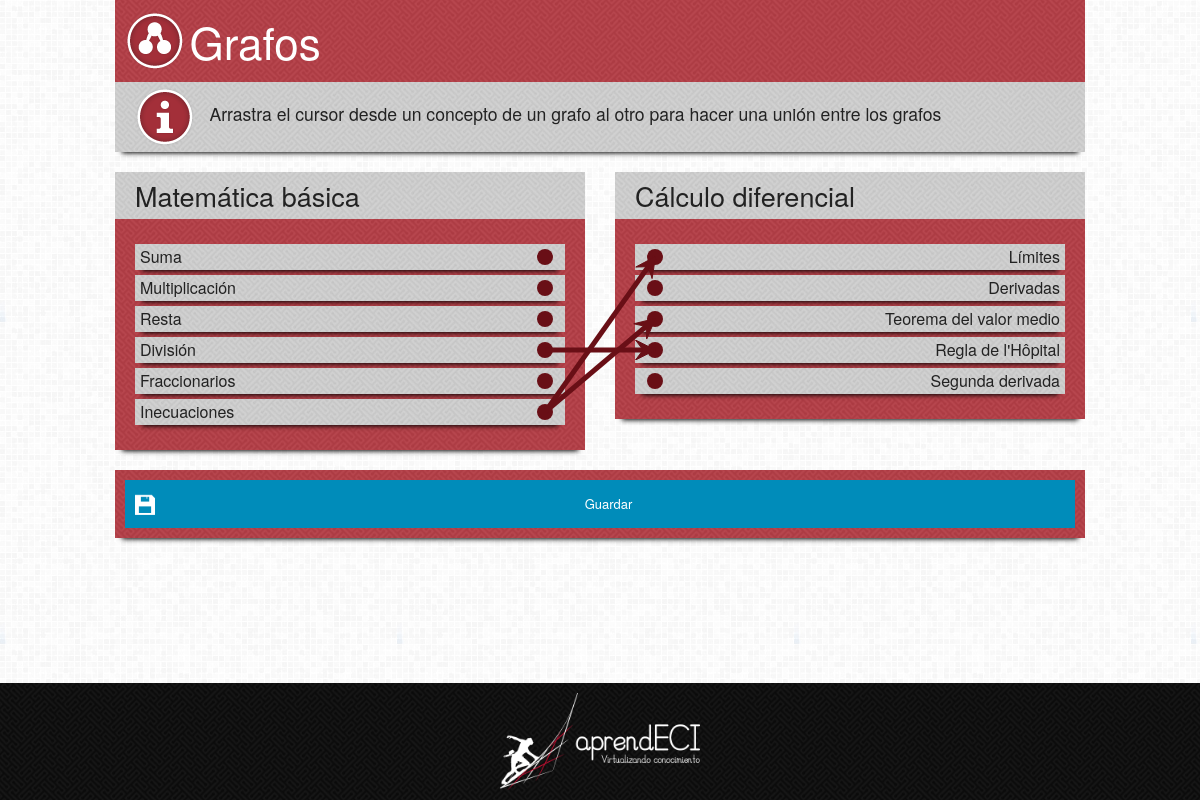
The app's page /aprendeci/grafos/union?grafo1=2&grafo2=3 with its own data.
### Aprendeci/models.py (models this page shows, shortened)
class Grafo(models.Model):
    nombre = models.CharField(max_length=100)
    descripcion = models.CharField(max_length=500)
    grafoPadre = models.ForeignKey("self", blank=True, null=True)

class Concepto(models.Model):
    nombre = models.CharField(max_length=100)
    descripcion = models.CharField(max_length=500)
    fecha_creacion = models.DateTimeField(auto_now_add=True, editable=False)
    imagen = models.ImageField(upload_to="img/icons/conceptos")
    requisitos = models.ManyToManyField("self", symmetrical=False, blank=True)
    x = models.IntegerField(default=0)
    y = models.IntegerField(default=0)
    grafo = models.ForeignKey(Grafo, blank=True)

### Aprendeci/views.py (the view, shortened to what this page needs)
class UnirGrafosView(ListView):
    conexiones = []
    context_object_name = "grafo_list"
    model = Grafo
    template_name = "Aprendeci/grafo/unirGrafos.html"
    def dispatch(self, request, *args, **kwargs):
        self.conexiones = []
        for concepto in Concepto.objects.filter(Q(grafo=self.request.GET.get("grafo1")) | Q(grafo=self.request.GET.get("grafo2"))):
            for requisito in concepto.requisitos.all():
                if requisito.grafo_id != concepto.grafo_id:
                    self.conexiones.append([requisito.id, concepto.id])
        return super(UnirGrafosView, self).dispatch(request, *args, **kwargs)
    def get_context_data(self, **kwargs):
        context = super(UnirGrafosView, self).get_context_data(**kwargs)
        try:
            grafo1 = Grafo.objects.get(pk=self.request.GET.get("grafo1"))
            grafo2 = Grafo.objects.get(pk=self.request.GET.get("grafo2"))
            if not grafo1.grafoPadre is None and not grafo2.grafoPadre is None and grafo1.grafoPadre == grafo2.grafoPadre:
                context['conexiones'] = json.dumps(self.conexiones)
                context['modificacion'] = True
            else:
                context['conexiones'] = json.dumps([])
                context['modificacion'] = False
        except:
            context['modificacion'] = False
        return context
    def get_queryset(self):
        try:
            grafo1 = Grafo.objects.get(pk=self.request.GET.get("grafo1"))
            grafo2 = Grafo.objects.get(pk=self.request.GET.get("grafo2"))
            lista = {grafo1, grafo2}
        except:
            lista = {}
        return lista

### Aprendeci/templates/Aprendeci/grafo/unirGrafos.html (shortened to what this page needs)
{% extends "Aprendeci/grafo/grafos.html" %}
{% load staticfiles %}
{% load django_bootstrap_breadcrumbs %}
{% block styles %}
    <link rel="stylesheet" href="{% static "css/style.css" %}" />
    <link rel="stylesheet" href="//code.jquery.com/ui/1.11.0/themes/smoothness/jquery-ui.css">
{% endblock %}
{% block content %}
    {% if grafo_list %}
        <div class="title clearfix">
            <img alt="Informacion" src="{% static "img/icons/info.png" %}" />
            <p>Arrastra el cursor desde un concepto de un grafo al otro para hacer una unión entre los grafos</p>
        </div>
        <div id="unionGrafos" class="unionGrafos">
            <div class="row">
                {% for grafo in grafo_list %}
                    <div class="small-6 columns">
                        <div id="contenedorGrafo{{ grafo.id }}" class="contenedorGrafo {% cycle 'izq' 'der' %}">
                            <div class="nombre">
                                <h3>{{ grafo.nombre }}</h3>
                            </div>
                            <div class="contenido">
                                {% for concepto in grafo.concepto_set.all %}
                                    <div class="concepto">
                                        {{ concepto.nombre }}
                                    </div>
                                {% endfor %}
                            </div>
                        </div>
                    </div>
                {% endfor %}
            </div>
            <div class="row">
                <div class="small-12 columns">
                    <div class="acciones">
                        <div class="row">
                            {% if not modificacion %}
                                <div class="small-9 columns">
                                    <input id="nombreGrafo" type="text" placeholder="Nombre del grafo" />
                                </div>
                                <div class="small-3 columns">
                                    <a class="small button unir">Unir</a>
                                </div>
                            {% else %}
                                <div class="small-12 columns">
                                    <a class="small button guardar">Guardar</a>
                                </div>
                            {% endif %}
                        </div>
                    </div>
                </div>
            </div>
        </div>
    {% else %}
        <div class="small-12 columns">
            <div class="title">
                <h3>No hay grafos para unir</h3>
            </div>
        </div>
    {% endif %}
{% endblock %}

### assets/css/style.css (style rules this page uses)
html, body { height: 100%; }
body { background-image: url("../img/bg.png"); padding: 0; margin: 0; }
h1, h2, h3, h4, h5, h6 { display: inline-block; margin: 0; vertical-align: middle; }
img { display: inline-block; vertical-align: middle; }
p { display: inline; }
.title { background-image: url("../img/mazeGray.png"); box-shadow: 0 8px 5px -7px #000; margin-bottom: 1.25rem; padding: 5px 20px; }
.title img { margin-right: 10px; }
.title p { font-size: 1.1rem; margin: 0; }
.button.small { background-position: 10px center; background-repeat: no-repeat; background-size: 20px; margin: 0; padding-left: 45px; }
.guardar { background-image: url("../img/icons/save.png"); }
.unionGrafos { position: relative; }
.unionGrafos .contenedorGrafo { background: #A22F38 url("../img/mazeRed.png"); box-shadow: 0 8px 5px -7px #000; position: relative; }
.unionGrafos .contenedorGrafo .nombre { background: #A22F38 url("../img/mazeGray.png"); padding: 5px 20px; }
.unionGrafos .contenedorGrafo .contenido { padding: 20px; }
.unionGrafos .contenedorGrafo .contenido .concepto { background-image: url("../img/mazeGray.png"); box-shadow: 0 8px 5px -7px #000; display: block; margin: 5px 0; padding: 5px; }
.unionGrafos .contenedorGrafo.izq .contenido .concepto { text-align: left; }
.unionGrafos .contenedorGrafo.der .contenido .concepto { text-align: right; }
.unionGrafos .acciones { background: #A22F38 url("../img/mazeRed.png"); box-shadow: 0 8px 5px -7px #000; margin-top: 1.25rem; padding: 10px; }
.unionGrafos .acciones .unir, .unionGrafos .acciones .guardar { width: 100%; }

### records on screen
Grafo: nombre "Matemática básica"
Concepto: nombre "Suma"
Concepto: nombre "Multiplicación"
Concepto: nombre "Resta"
Concepto: nombre "División"
Concepto: nombre "Fraccionarios"
Concepto: nombre "Inecuaciones"
Grafo: nombre "Cálculo diferencial"
Concepto: nombre "Límites"
Concepto: nombre "Derivadas"
Concepto: nombre "Teorema del valor medio"
Concepto: nombre "Regla de l'Hôpital"
Concepto: nombre "Segunda derivada"
